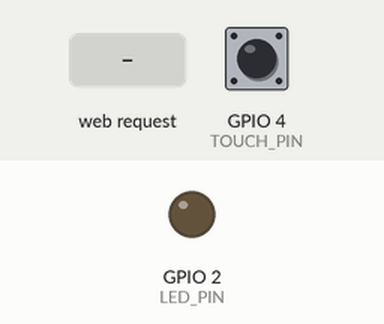
The sketch below on a simulated ESP32. Parts: output pins drawn as LEDs (lit = HIGH). Dashed ring = blinking. The inputs (shaded band) are chosen by the test bench; at power-on: GPIO 4 (TOUCH_PIN) HIGH. What the sketch prints to the serial monitor is not drawn.

Above: at 1.7 s.
1.8 s: HTTP request GET /arm received
At 1.83 s:
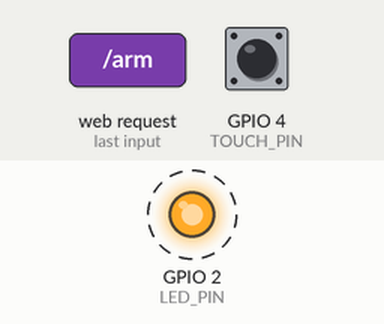
4.8 s: HTTP request GET /disarm received
At 4.8 s:
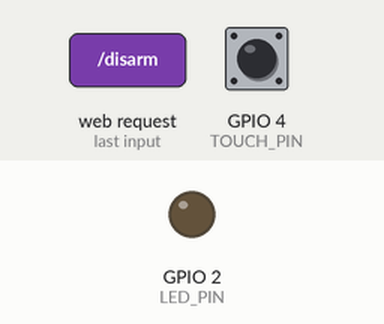
Timing chart, 0 to 7.8 s (numbered marks = the images above; inputs shaded):
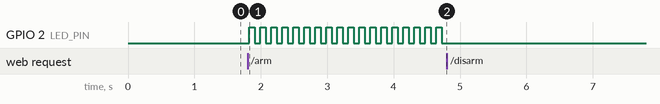

The sketch:

Security_Alarm.ino
```cpp
#include <WiFi.h>
#include <WebServer.h>

#define TOUCH_PIN 4
#define LED_PIN 2
#define THRESHOLD 400

const char* ap_ssid = "ESP32-LAB-040";
const char* ap_pass = "12345678";

bool isArm = false;
bool alarmFlag = false;

// 触摸防抖变量
bool lastTouch = false;
unsigned long lastDebounceTime = 0;
const unsigned long debounceDelay = 150;

// 非阻塞LED闪烁，不卡住循环
unsigned long blinkTimer = 0;
const unsigned long blinkInterval = 80;
bool ledState = false;

WebServer server(80);

String makePage() {
  String armText = isArm ? "已布防" : "已撤防";
  String armColor = isArm ? "#ef4444" : "#22c55e";
  String html = R"rawliteral(
<!DOCTYPE html>
<html lang="zh-CN">
<head>
  <meta charset="UTF-8">
  <meta name="viewport" content="width=device-width, initial-scale=1.0">
  <title>ESP32 物联网安防报警器 ex08</title>
  <style>
    * {
      margin: 0;
      padding: 0;
      box-sizing: border-box;
      font-family: "Microsoft YaHei", system-ui, sans-serif;
    }
    body {
      background: linear-gradient(145deg, #fffbeb, #fff9e0);
      min-height: 100vh;
      display: flex;
      align-items: center;
      justify-content: center;
      padding: 20px;
    }
    .container {
      width: 100%;
      max-width: 520px;
      background: #ffffff;
      border-radius: 20px;
      box-shadow: 0 8px 30px rgba(230, 162, 60, 0.18);
      padding: 50px 35px;
      text-align: center;
    }
    h1 {
      font-size: 30px;
      color: #d48806;
      margin-bottom: 12px;
      letter-spacing: 1px;
    }
    .divider {
      width: 120px;
      height: 3px;
      background: linear-gradient(90deg, #fbbf24, #f59e0b);
      margin: 0 auto 35px;
      border-radius: 3px;
    }
    .status-box {
      background: #fff7e0;
      border-radius: 14px;
      padding: 24px;
      margin-bottom: 35px;
      border: 1px solid #fef3c7;
    }
    .status-title {
      font-size: 16px;
      color: #92400e;
      margin-bottom: 10px;
    }
    .status-text {
      font-size: 28px;
      font-weight: bold;
    }
    .btn-group {
      display: flex;
      gap: 20px;
      justify-content: center;
      flex-wrap: wrap;
    }
    button {
      width: 140px;
      padding: 14px 0;
      border: none;
      border-radius: 12px;
      font-size: 17px;
      cursor: pointer;
      transition: all 0.25s ease;
    }
    .arm-btn {
      background: #ef4444;
      color: white;
    }
    .disarm-btn {
      background: #22c55e;
      color: white;
    }
    button:hover {
      transform: translateY(-3px);
      box-shadow: 0 6px 18px rgba(0,0,0,0.15);
    }
    footer {
      margin-top: 45px;
      font-size: 13px;
      color: #a16207;
    }
  </style>
</head>
<body>
  <div class="container">
    <h1>物联网安防报警主机</h1>
    <div class="divider"></div>

    <div class="status-box">
      <div class="status-title">系统当前状态</div>
      <div class="status-text" style="color:)"rawliteral" + armColor + R"rawliteral(;">)rawliteral" + armText + R"rawliteral(</div>
    </div>

    <div class="btn-group">
      <a href="/arm"><button class="arm-btn">布防(Arm)</button></a>
      <a href="/disarm"><button class="disarm-btn">撤防(Disarm)</button></a>
    </div>

    <footer>ESP32 AP热点 | ex08 物联网安防报警器实验</footer>
  </div>
</body>
</html>
)rawliteral";
  return html;
}

void handleRoot() {
  server.send(200, "text/html; charset=UTF-8", makePage());
}

void handleArm() {
  isArm = true;
  Serial.println("【操作】已布防，触摸引脚会触发报警");
  server.sendHeader("Location", "/");
  server.send(303);
}

void handleDisarm() {
  isArm = false;
  alarmFlag = false;
  ledState = false;
  digitalWrite(LED_PIN, LOW);
  Serial.println("【操作】已撤防，报警关闭");
  server.sendHeader("Location", "/");
  server.send(303);
}

void setup() {
  Serial.begin(115200);
  delay(500);
  pinMode(LED_PIN, OUTPUT);
  digitalWrite(LED_PIN, LOW);

  WiFi.mode(WIFI_AP);
  WiFi.softAP(ap_ssid, ap_pass);
  Serial.println("==== ex08 安防报警器 ====");
  Serial.print("热点：");
  Serial.println(ap_ssid);
  Serial.print("访问地址：");
  Serial.println(WiFi.softAPIP());
  Serial.println("触摸引脚GPIO4，阈值400");
  Serial.println("=========================");

  server.on("/", handleRoot);
  server.on("/arm", handleArm);
  server.on("/disarm", handleDisarm);
  server.begin();
}

void loop() {
  server.handleClient();
  unsigned long nowTime = millis();

  int touchVal = touchRead(TOUCH_PIN);
  bool nowTouch = (touchVal < THRESHOLD);

  // 串口实时打印数值，方便观察
  Serial.print("触摸值：");
  Serial.print(touchVal);
  Serial.print(" | 触碰：");
  Serial.print(nowTouch ? "是" : "否");
  Serial.print(" | 布防：");
  Serial.print(isArm ? "是" : "否");
  Serial.print(" | 报警锁定：");
  Serial.println(alarmFlag ? "开启" : "关闭");

  // 核心修复：持续触摸期间也能触发报警，不限制松手触发
  if (isArm && !alarmFlag) {
    // 只要当前触摸，且上一帧没触摸，防抖通过就触发报警
    if (nowTouch && (nowTime - lastDebounceTime > debounceDelay)) {
      lastDebounceTime = nowTime;
      alarmFlag = true;
      Serial.println("======================");
      Serial.println("检测到触碰，启动报警！");
      Serial.println("======================");
    }
  }
  lastTouch = nowTouch;

  // 非阻塞闪烁，不阻塞网页和触摸检测
  if (alarmFlag) {
    if (nowTime - blinkTimer >= blinkInterval) {
      blinkTimer = nowTime;
      ledState = !ledState;
      digitalWrite(LED_PIN, ledState);
    }
  } else {
    digitalWrite(LED_PIN, LOW);
  }

  delay(20);
}
```

Measured:
- after the input at 1.8 s, GPIO 2 (LED_PIN): alternates HIGH for 0.08 s and LOW for 0.08 s, starting at once
- after the input at 4.8 s, GPIO 2 (LED_PIN): stops changing and stays LOW
